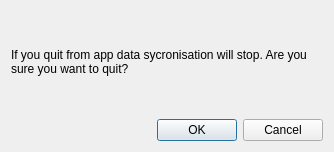
<?xml version="1.0" encoding="UTF-8"?>
<ui version="4.0">
 <class>EEQuitDialog</class>
 <widget class="QDialog" name="EEQuitDialog">
  <property name="geometry">
   <rect>
    <x>0</x>
    <y>0</y>
    <width>334</width>
    <height>152</height>
   </rect>
  </property>
  <property name="windowTitle">
   <string>Dialog</string>
  </property>
  <layout class="QGridLayout" name="gridLayout">
   <item row="0" column="0">
    <widget class="QLabel" name="label">
     <property name="text">
      <string>If you quit from app data sycronisation will stop. Are you sure you want to quit?</string>
     </property>
     <property name="wordWrap">
      <bool>true</bool>
     </property>
    </widget>
   </item>
   <item row="1" column="0">
    <widget class="QDialogButtonBox" name="buttonBox">
     <property name="orientation">
      <enum>Qt::Horizontal</enum>
     </property>
     <property name="standardButtons">
      <set>QDialogButtonBox::Cancel|QDialogButtonBox::Ok</set>
     </property>
    </widget>
   </item>
  </layout>
 </widget>
 <resources/>
 <connections>
  <connection>
   <sender>buttonBox</sender>
   <signal>accepted()</signal>
   <receiver>EEQuitDialog</receiver>
   <slot>accept()</slot>
   <hints>
    <hint type="sourcelabel">
     <x>248</x>
     <y>254</y>
    </hint>
    <hint type="destinationlabel">
     <x>157</x>
     <y>274</y>
    </hint>
   </hints>
  </connection>
  <connection>
   <sender>buttonBox</sender>
   <signal>rejected()</signal>
   <receiver>EEQuitDialog</receiver>
   <slot>reject()</slot>
   <hints>
    <hint type="sourcelabel">
     <x>316</x>
     <y>260</y>
    </hint>
    <hint type="destinationlabel">
     <x>286</x>
     <y>274</y>
    </hint>
   </hints>
  </connection>
 </connections>
</ui>
